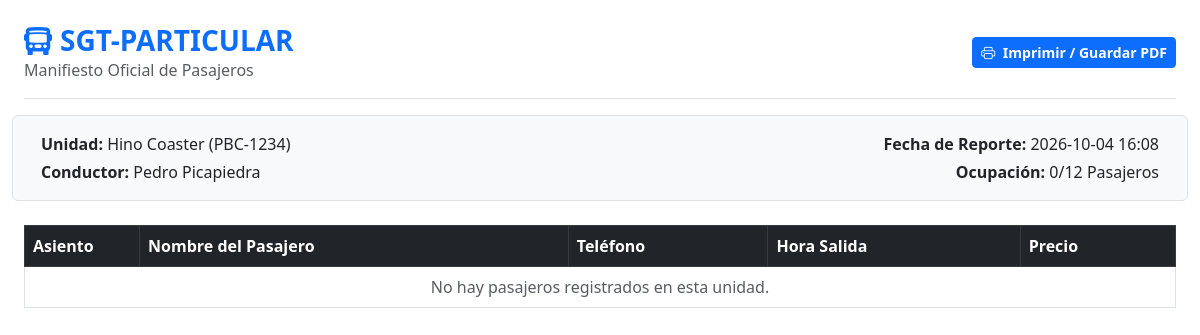
The page /imprimir_pasajeros/1 (signed in) on the database its author committed.
### tables this page shows
CREATE TABLE vehiculos (
            id INTEGER PRIMARY KEY AUTOINCREMENT,
            placa TEXT NOT NULL,
            modelo TEXT NOT NULL,
            tipo TEXT NOT NULL,
            capacidad INTEGER NOT NULL,
            chofer TEXT NOT NULL,
            estado TEXT NOT NULL,
            mantenimiento TEXT NOT NULL
        );

### app.py (the view)
@app.route('/imprimir_pasajeros/<int:vehiculo_id>')
@login_required
def imprimir_pasajeros(vehiculo_id):
    conn = get_db_connection()
    unidad = conn.execute('SELECT * FROM vehiculos WHERE id = ?', (vehiculo_id,)).fetchone()
    reservas_unidad = conn.execute('SELECT * FROM reservas WHERE vehiculo_id = ? ORDER BY asiento ASC', (vehiculo_id,)).fetchall()
    conn.close()
    return render_template('imprimir_pasajeros.html', unidad=unidad, reservas=reservas_unidad, fecha_impresion=datetime.now().strftime('%Y-%m-%d %H:%M'))

### app.py (called while the page is built)
def get_db_connection():
    conn = sqlite3.connect(DB_NAME)
    conn.row_factory = sqlite3.Row
    return conn

def login_required(f):
    @wraps(f)
    def decorated_function(*args, **kwargs):
        if 'usuario_id' not in session:
            flash('Por favor inicia sesión para acceder al sistema.', 'warning')
            return redirect(url_for('login'))
        return f(*args, **kwargs)
    return decorated_function

### templates/imprimir_pasajeros.html (shortened to what this page needs)
<!DOCTYPE html>
<html lang="es">
<head>
    <link href="https://cdn.jsdelivr.net/npm/bootstrap@5.3.0/dist/css/bootstrap.min.css" rel="stylesheet">
    <link rel="stylesheet" href="https://cdn.jsdelivr.net/npm/bootstrap-icons@1.11.0/font/bootstrap-icons.css">
</head>
<body class="bg-white p-4" onload="window.print()">
    <div class="d-flex justify-content-between align-items-center border-bottom pb-3 mb-3">
        <div>
            <h3 class="fw-bold mb-0 text-primary"><i class="bi bi-bus-front-fill me-2"></i>SGT-PARTICULAR</h3>
            <p class="text-muted mb-0">Manifiesto Oficial de Pasajeros</p>
        </div>
        <button onclick="window.print()" class="btn btn-primary btn-sm no-print fw-bold">
            <i class="bi bi-printer me-1"></i> Imprimir / Guardar PDF
        </button>
    </div>
    <div class="row mb-4 bg-light p-3 rounded border">
        <div class="col-6">
            <p class="mb-1"><strong>Unidad:</strong> {{ unidad.modelo }} ({{ unidad.placa }})</p>
            <p class="mb-0"><strong>Conductor:</strong> {{ unidad.chofer }}</p>
        </div>
        <div class="col-6 text-end">
            <p class="mb-1"><strong>Fecha de Reporte:</strong> {{ fecha_impresion }}</p>
            <p class="mb-0"><strong>Ocupación:</strong> {{ reservas|length }}/{{ unidad.capacidad }} Pasajeros</p>
        </div>
    </div>
    <table class="table table-bordered align-middle">
        <thead class="table-dark">
            <tr>
                <th style="width: 10%;">Asiento</th>
                <th>Nombre del Pasajero</th>
                <th>Teléfono</th>
                <th>Hora Salida</th>
                <th>Precio</th>
            </tr>
        </thead>
        <tbody>
            {% for r in reservas %}
                <tr>
                    <td class="fw-bold text-center">{{ r.asiento }}</td>
                    <td>{{ r.nombre }}</td>
                    <td>{{ r.telefono or '-' }}</td>
                    <td>{{ r.hora_salida }}</td>
                    <td>${{ "%.2f"|format(r.precio) }}</td>
                </tr>
            {% else %}
                <tr>
                    <td colspan="5" class="text-center text-muted">No hay pasajeros registrados en esta unidad.</td>
                </tr>
            {% endfor %}
        </tbody>
    </table>
</body>
</html>

### rows shown on the page
vehiculos: modelo "Hino Coaster", placa "PBC-1234", chofer "Pedro Picapiedra", capacidad "12"

### other values the page prints
{{ reservas|length }} "0"
